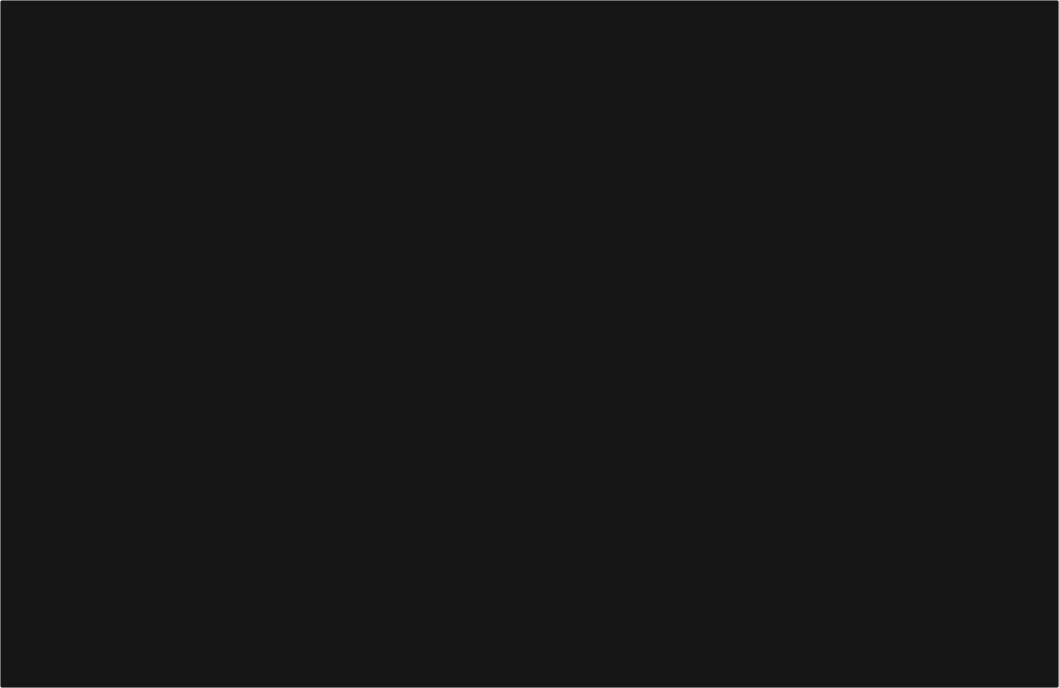
<?xml version="1.0" encoding="UTF-8"?>
<ui version="4.0">
 <class>MainWidget</class>
 <widget class="QWidget" name="MainWidget">
  <property name="geometry">
   <rect>
    <x>0</x>
    <y>0</y>
    <width>1059</width>
    <height>688</height>
   </rect>
  </property>
  <property name="windowTitle">
   <string>Form</string>
  </property>
  <layout class="QVBoxLayout" name="verticalLayout">
   <property name="spacing">
    <number>0</number>
   </property>
   <property name="leftMargin">
    <number>0</number>
   </property>
   <property name="topMargin">
    <number>0</number>
   </property>
   <property name="rightMargin">
    <number>0</number>
   </property>
   <property name="bottomMargin">
    <number>0</number>
   </property>
   <item>
    <widget class="QWidget" name="widget_container" native="true">
     <property name="styleSheet">
      <string notr="true">QWidget#widget_container
{
    background-color: rgb(22, 22, 22);
    border:1px solid rgba(0, 0, 0, 30);
    border-radius:2px;  /*边框拐角*/
}
</string>
     </property>
     <layout class="QVBoxLayout" name="verticalLayout_3">
      <property name="spacing">
       <number>0</number>
      </property>
      <property name="leftMargin">
       <number>0</number>
      </property>
      <property name="topMargin">
       <number>0</number>
      </property>
      <property name="rightMargin">
       <number>0</number>
      </property>
      <property name="bottomMargin">
       <number>0</number>
      </property>
      <item>
       <widget class="QStackedWidget" name="stackedWidget"/>
      </item>
     </layout>
    </widget>
   </item>
  </layout>
 </widget>
 <resources/>
 <connections/>
</ui>
